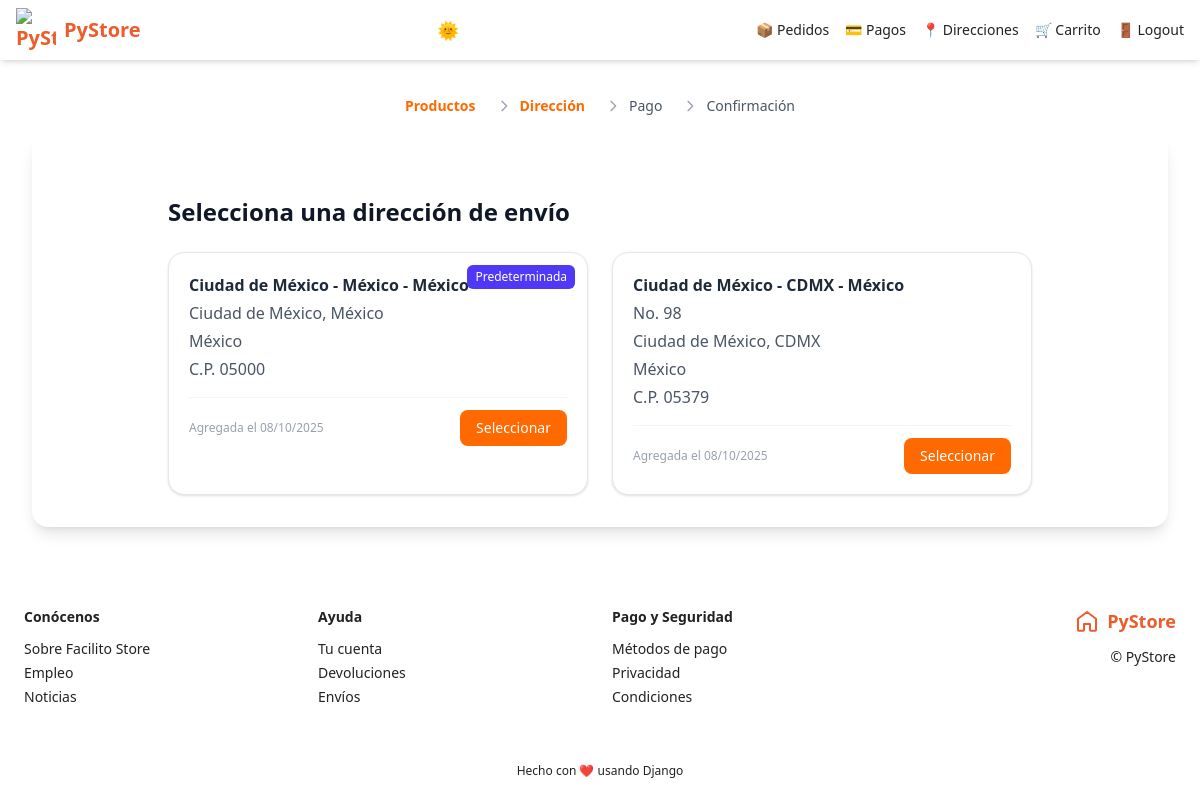
The page /orden/seleccionar/direccion (signed in) on the database as committed earlier.
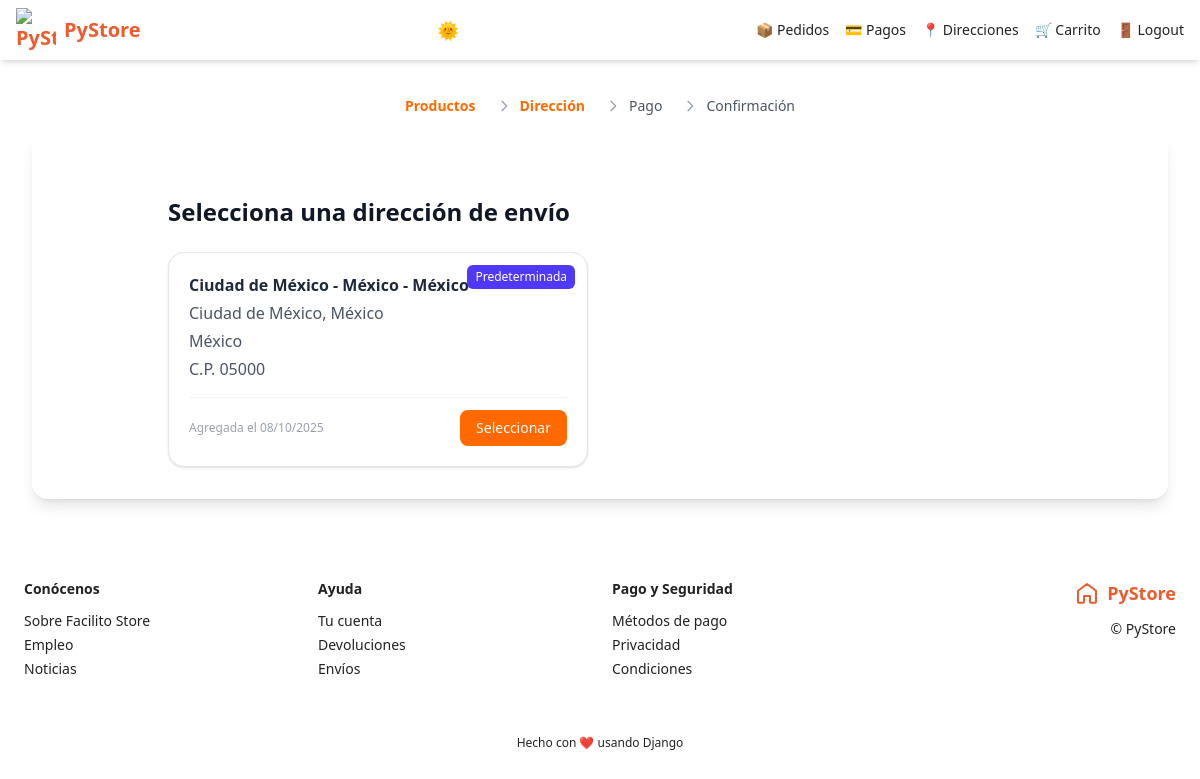
The same page on the database as committed later.
### shipping_addresses/models.py (models this page shows, shortened)
class ShippingAddress(models.Model):
    user = models.ForeignKey(User, null=False, blank=False, on_delete=models.CASCADE)
    line1 = models.CharField(max_length=200)
    line2 = models.CharField(max_length=200, blank=True)
    city = models.CharField(max_length=100)
    state = models.CharField(max_length=100)
    country = models.CharField(max_length=50)
    reference = models.CharField(max_length=300)
    postal_code = models.CharField(max_length=10, null=False, blank=False)
    default = models.BooleanField(default=False)
    created_at = models.DateTimeField(auto_now_add=True)
    @property
    def address(self):
      return '{} - {} - {}'.format(self.city, self.state, self.country)

### orders/views.py (the view)
# urls.py: path('seleccionar/direccion', views.select_address, name='select_address'),
@login_required(login_url='login')
def select_address(request):
    shipping_addresses = request.user.addresses
    return render(request, 'orders/select_address.html', {
      'shipping_addresses': shipping_addresses,
      'breadcrumb': breadcrumb(address=True)
    })

### carts/models.py (called while the page is built)
def set_cart_id(sender, instance, *args, **kwargs):
    if not instance.cart_id:
        instance.cart_id = str(uuid.uuid4())

### carts/utils.py (called while the page is built)
def get_or_create_cart(request):
    user = request.user if request.user.is_authenticated else None
    cart_id = request.session.get('cart_id')  # <-- Este debe guardar el uuid
    print("🛍 session cart_id:", cart_id)
    cart = Cart.objects.filter(cart_id=cart_id).first()
    print("📦 found cart:", cart)
    if cart is None:
        cart = Cart.objects.create(user=user)
        print("🆕 created new cart:", cart.cart_id)
    if user and cart.user is None:
        cart.user = user
        cart.save()
    request.session['cart_id'] = cart.cart_id
    print("💾 saved to session:", request.session['cart_id'])
    return cart

### facilito_store/context_processors.py (called while the page is built)
def cart_item_count(request):
    count = 0
    if request.user.is_authenticated:
        cart = get_or_create_cart(request)
        if cart:
            cart_products = cart.cartproducts_set.filter(quantity__gt=0)
            count = sum(cp.quantity for cp in cart_products)
    return {'cart_item_count': count}

### users/models.py (called while the page is built)
    @property
    def addresses(self):
        return self.shippingaddress_set.all()

### orders/templates/orders/select_address.html (shortened to what this page needs)
{% extends 'base.html' %}
{% block breadcrumb %}
{% include 'orders/snippets/breadcrumb.html' %}
{% endblock %}
{% block content %}
<div class="max-w-4xl mx-auto mt-8 px-4">
  <h2 class="title text-2xl font-semibold text-gray-800 mb-6">
    Selecciona una dirección de envío
  </h2>
  {% if shipping_addresses %}
  <div class="grid grid-cols-1 md:grid-cols-2 gap-6">
    {% for address in shipping_addresses %}
    <div class="relative bg-white border border-gray-200 rounded-2xl p-5 shadow-sm hover:shadow-md transition">
      {% if address.default %}
      <span class="absolute top-3 right-3 bg-indigo-600 text-white text-xs px-2 py-1 rounded-md">
        Predeterminada
      </span>
      {% endif %}
      <div class="space-y-1">
        <p class="text-gray-800 font-semibold">{{ address.address }}</p>
        {% if address.line2 %}
        <p class="text-gray-600">{{ address.line2 }}</p>
        {% endif %}
        <p class="text-gray-600">{{ address.city }}, {{ address.state }}</p>
        <p class="text-gray-600">{{ address.country }}</p>
        <p class="text-gray-600">C.P. {{ address.postal_code }}</p>
      </div>
      <div class="mt-4 flex items-center justify-between border-t border-gray-100 pt-3">
        <p class="text-xs text-gray-400">
          Agregada el {{ address.created_at|date:"d/m/Y" }}
        </p>
        <a href="{% url 'orders:check_address' address.pk %}"
          class="btn-primary text-sm font-medium px-4 py-2 rounded-lg hover:bg-indigo-700 transition">
          Seleccionar
        </a>
      </div>
    </div>
    {% endfor %}
  </div>
  {% endif %}
</div>
{% endblock %}

Rows that differ between the two databases and show on the page:
removed ShippingAddress: address "Ciudad de México - CDMX - México", line2 "No. 98", city "Ciudad de México", state "CDMX", country "México", postal_code "05379", created_at "08/10/2025"
